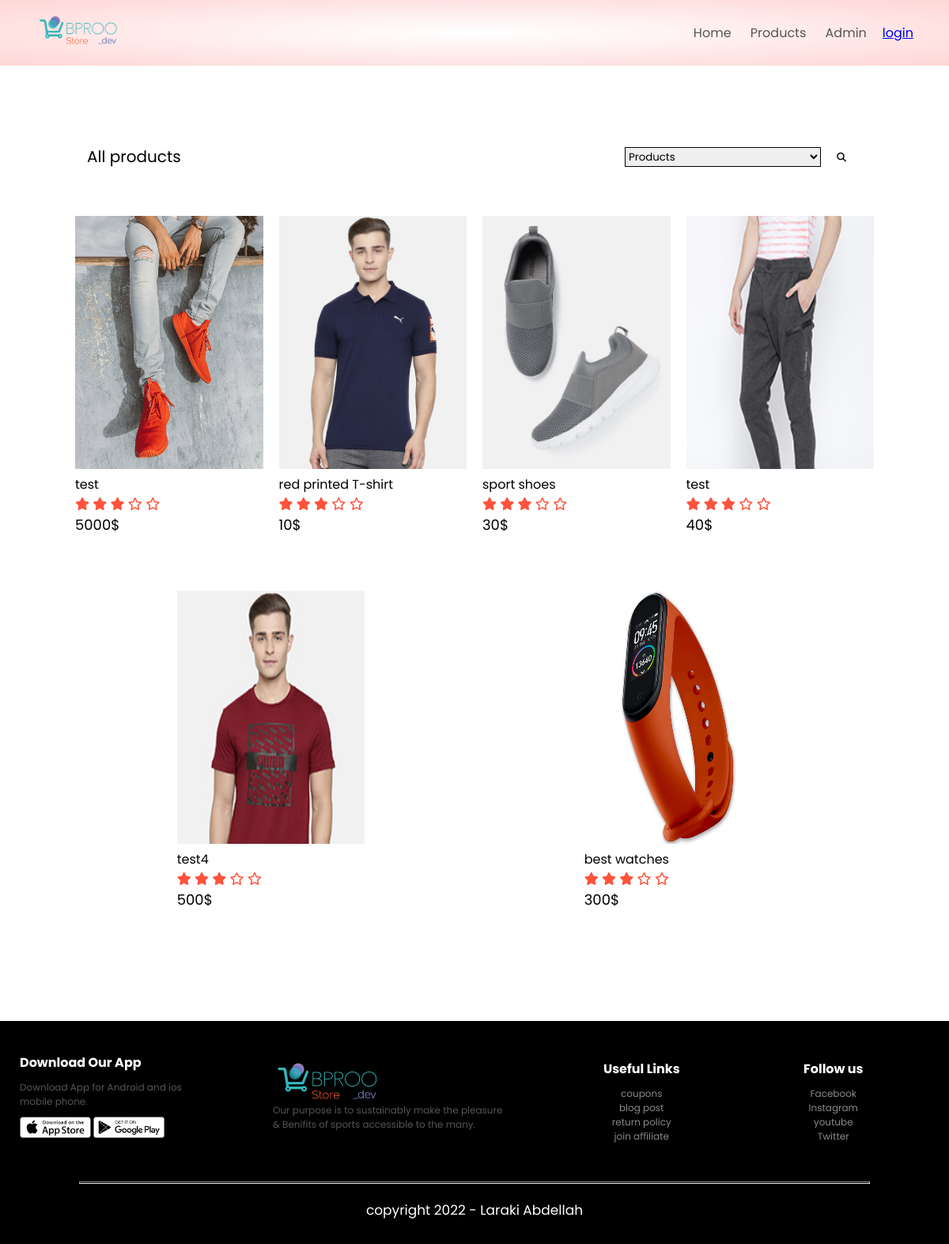
The app's page /pages/AllProduct.php with its own data.
### tables this page shows
CREATE TABLE `Product` (
  `Id` int(11) NOT NULL,
  `categorie_id` int(11) NOT NULL,
  `Name` varchar(200) NOT NULL,
  `Price` varchar(200) NOT NULL,
  `Description` varchar(400) NOT NULL,
  `Img1` varchar(300) NOT NULL,
  `Img2` varchar(300) NOT NULL,
  `Img3` varchar(300) NOT NULL,
  `Img4` varchar(300) NOT NULL
);

### pages/AllProduct.php (the view, shortened to what this page needs)
<?php require "../config.php";
?>
<!DOCTYPE html>
<html lang="en">
<head>
  <link rel="stylesheet" href="https://cdnjs.cloudflare.com/ajax/libs/font-awesome/6.2.1/css/all.min.css" />
  <link rel="stylesheet" href="../pages/style.css" />
</head>
<body>
<?php include "header.php"; ?>
  <div id="products" class="small-container">
    <div class="row row-2">
      <a href="AllProduct.php" style="text-decoration: none;">
        <h3>All products</h3>
      </a>
      <form action="" method="post">
        <div class="select" style="width: 300px;display:flex;">
          <select class="form-select" name="category" aria-label="Default select example" style="width: 100%;">
            <option selected>Products</option>
          </select>
          <div class="input-group-append">
            <button style="background-color: white;border:none;margin:0 20px;" name="search_product" class="btn btn-primary">
            </button>
          </div>
        </div>
      </form>
    </div>
    <?php
    if (isset($_POST["search_product"])) {
      $id_category=$_POST["category"];
      $qeury = "SELECT * FROM `Product` where  categorie_id=$id_category ";
      $execute = mysqli_query($con, $qeury);
      $check_exist = mysqli_num_rows($execute);
    ?>
      <div class="row">
        <?php
        if ($check_exist > 0) {
          while ($row = mysqli_fetch_assoc($execute)) {
        ?>
            <div class="col-4">
              <a href="single-product.php?product=<?php echo $row["Id"] ?>">
                <img src="../admin/Products_img/<?php echo $row["Img1"]; ?>" height="320" />
              </a>
              <h4><?php echo $row["Name"] ?></h4>
              <div class="rating">
                <i class="fa-solid fa-star"></i>
                <i class="fa-solid fa-star"></i>
                <i class="fa-solid fa-star"></i>
                <i class="fa-regular fa-star"></i>
                <i class="fa-regular fa-star"></i>
              </div>
              <p><?php echo $row["Price"] ?>$</p>
            </div>
        <?php
          }
        }else{
          echo "there's no product in this category";
        }
      } else {
        $qeury = "SELECT * FROM `Product` ";
        $execute = mysqli_query($con, $qeury);
        $check_exist = mysqli_num_rows($execute);
        ?>
        <div class="row">
          <?php
          if ($check_exist > 0) {
            while ($row = mysqli_fetch_assoc($execute)) {
          ?>
              <div class="col-4">
                <a href="single-product.php?product=<?php echo $row["Id"] ?>">
                  <img src="../admin/Products_img/<?php echo $row["Img1"]; ?>" height="320" />
                </a>
                <h4><?php echo $row["Name"] ?></h4>
                <div class="rating">
                  <i class="fa-solid fa-star"></i>
                  <i class="fa-solid fa-star"></i>
                  <i class="fa-solid fa-star"></i>
                  <i class="fa-regular fa-star"></i>
                  <i class="fa-regular fa-star"></i>
                </div>
                <p><?php echo $row["Price"] ?>$</p>
              </div>
        <?php
            }
          }
        }
        ?>
        </div>
      </div>
      <?php include "footer.php"; ?>
</body>
</html>

### pages/header.php (shortened to what this page needs)
<!DOCTYPE html>
<html lang="en">
<head>
  </head>
<body>
<div class="header">
    <div class="container">
      <div class="nav">
        <div class="logo">
          <img src="../images/logo.png" />
        </div>
        <nav>
          <ul>
            <li><a href="index.php">home</a></li>
            <li><a href="AllProduct.php">Products</a></li>
            <li><a href="../admin/sign_admin.php">admin</a></li>
          </ul>
        </nav>
        <?php
        if (isset($_SESSION["Account_id"])) {
        ?>
          <a href="cart-page.php"><img src="../images/cart.png" width="30px" height="30px" /></a>
        <?php
        } else {
        ?>
          <a href="account_page.php">login</a>
        <?php
        }
        ?>
      </div>
    </div>
  </div>
</body>
</html>

### pages/footer.php (shortened to what this page needs)
<!DOCTYPE html>
<html lang="en">
<head>
    <link rel="stylesheet" href="style.css">
</head>
<body>
<div class="footer">
      <div class="container">
        <div class="row">
          <div class="footer-col-1">
            <h3>Download Our App</h3>
            <p>Download App for Android and ios mobile phone.</p>
            <div class="app-logo">
              <img src="../images/app-store.png" width="90px" />
              <img src="../images/play-store.png" width="90px" />
            </div>
          </div>
          <div class="footer-col-2">
            <img src="../images/logo.png" alt="" srcset="" />
            <p>
              Our purpose is to sustainably make the pleasure <br />
              & Benifits of sports accessible to the many.
            </p>
          </div>
          <div class="footer-col-3">
            <h3>Useful Links</h3>
            <ul>
              <li>coupons</li>
              <li>blog post</li>
              <li>return policy</li>
              <li>join affiliate</li>
            </ul>
          </div>
          <div class="footer-col-4">
            <h3>Follow us</h3>
            <ul>
              <li>Facebook</li>
              <li>Instagram</li>
              <li>youtube</li>
              <li>Twitter</li>
            </ul>
          </div>
        </div>
        <hr />
        <div class="copy-right">copyright 2022 - Laraki Abdellah</div>
      </div>
    </div>
</body>
</html>

### pages/style.css (style rules this page uses)
* { margin: 0; padding: 0; box-sizing: border-box; font-family: 'Poppins', sans-serif; scroll-behavior: smooth; }
.nav { display: flex; align-items: center; padding: 20px; }
.nav nav { flex: 1; text-align: right; }
.nav nav ul { display: inline-block; list-style: none; }
nav ul li a { text-decoration: none; text-transform: capitalize; color: #555; }
nav ul li { display: inline-block; margin-right: 20px; }
.nav .logo img { width: 125px; }
.container { max-width: 1300px; margin: 0px auto; padding-left: 25px; padding-right: 25px; }
.row { display: flex; align-items: center; justify-content: space-around; flex-wrap: wrap; }
.header { background: radial-gradient(#fff,#ffd6d6); }
.small-container { max-width: 1080px; margin: auto; padding-left: 25px; padding-right: 25px; }
.col-4 { flex-basis: 25%; padding: 10px; margin-bottom: 50px; min-width: 200px; transition: 0.6s ease; cursor: pointer; }
.col-4 img { width: 100%; }
.col-4 h4 { font-weight: normal; }
.col-4 p { font-size: 18px; }
.rating { color: #ff523b; }
.footer { margin-top: 80px ; padding: 10px 0; font-size: 12px; color: #8a8a8a; background-color: #000; }
.footer p { color: #555; font-size: 12px; }
.footer h3 { color: #fff; font-size: 16px; }
.footer-col-1 , .footer-col-2 ,.footer-col-3,.footer-col-4 { min-width:200px; margin: 20px 0; }
.footer-col-1 { flex-basis:20%; }
.footer-col-2 { flex-basis:30%; margin-left: 90px; }
.footer-col-2 img { width: 160px; }
.footer-col-3 { flex: 1 ; text-align: center; }
.footer-col-4 { flex: 1; text-align: center; }
.footer ul { list-style: none; display: inline-block; }
.footer h3 { margin: 10px 0; }
.footer ul li { cursor: pointer; }
.app-logo { margin: 10px 0; }
.copy-right { margin: 20px 0; text-align: center; font-size: 17px; color: #fff; }
.footer hr { content: ""; max-width: 1000px; height: 3px; margin: 20px auto; text-align: center; }
.row-2 { margin: 100px auto 50px; justify-content: space-between; padding: 0 25px; }
.row-2 h3 { font-size: 20px; color: #000; font-weight: normal; }
.row-2 select { border: 1px solid #000; }

### records on screen
product: Img1 (picture), Name "test", Price "5000"
product: Img1 (picture), Name "red printed T-shirt", Price "10"
product: Img1 (picture), Name "sport shoes", Price "30"
product: Img1 (picture), Name "test", Price "40"
product: Img1 (picture), Name "test4", Price "500"
product: Img1 (picture), Name "best watches", Price "300"
